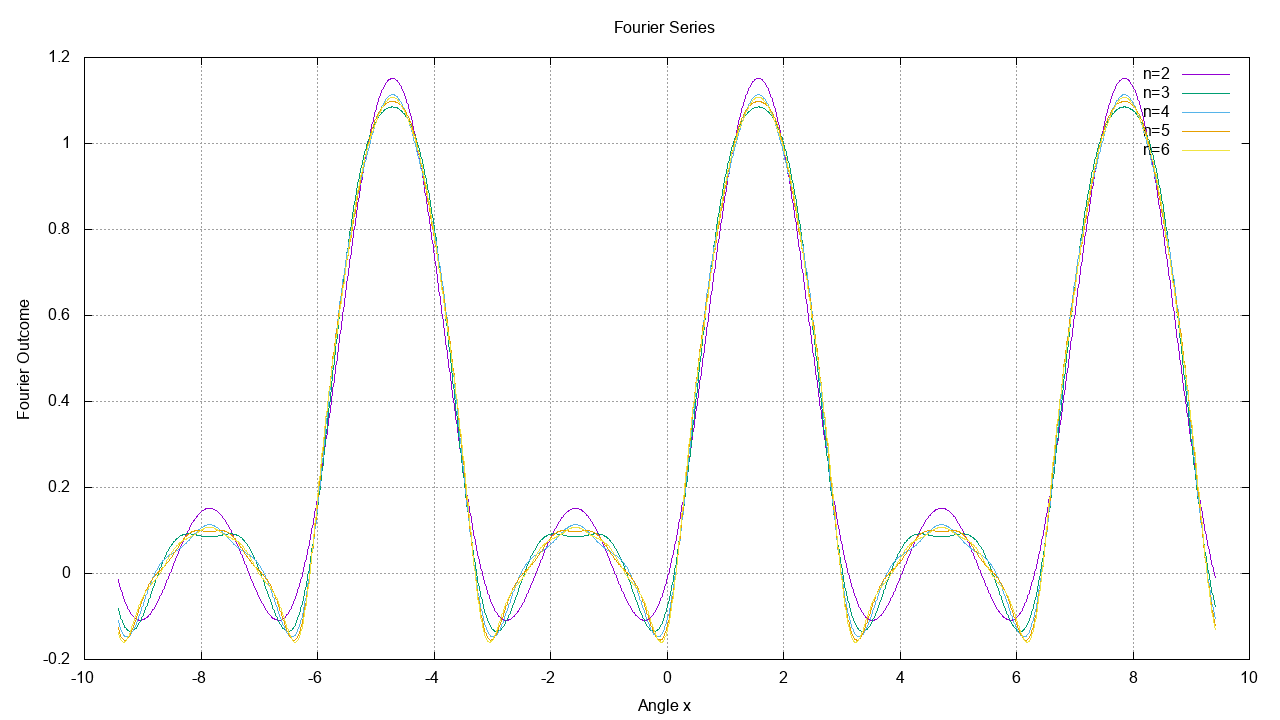

The script that saved this image:
set xlabel "Angle x"
set ylabel "Fourier Outcome"
set grid
set title "Fourier Series"


set terminal png size 1280,720
set output "Function19.png"
plot "Function19.dat" u 1:(column("n=2")) w l, "" u 1:(column("n=3")) w l, "" u 1:(column("n=4")) w l, "" u 1:(column("n=5")) w l, "" u 1:(column("n=6")) w l

set terminal wxt background '#00222222'
plot "Function19.dat" u 1:(column("n=2")) w l, "" u 1:(column("n=3")) w l, "" u 1:(column("n=4")) w l, "" u 1:(column("n=5")) w l, "" u 1:(column("n=6")) w l